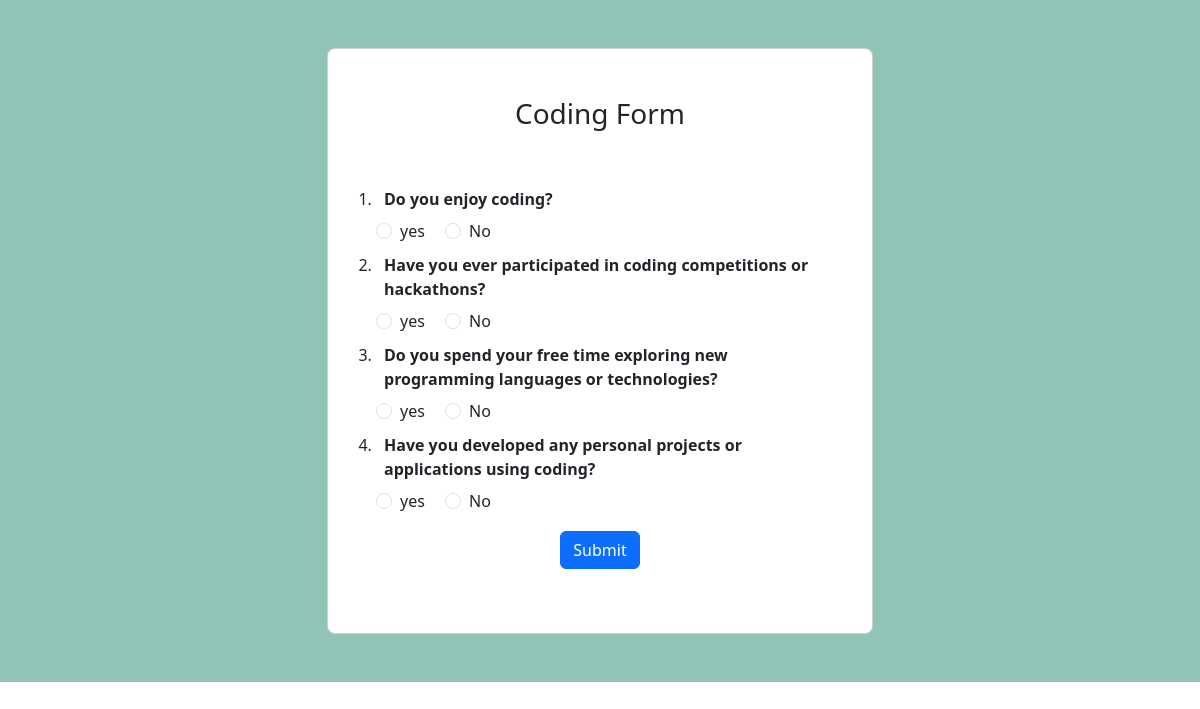
The page /coding/1 on the database its author committed.
### FuturaApp/models.py (models this page shows)
class Coding_question(models.Model):
    question = models.CharField(max_length=250)
    status = models.CharField(max_length=10,null=True)
    def __str__(self):
        return self.question

### FuturaApp/views.py (the view, shortened to what this page needs)
# urls.py: path('coding/<int:id>',views.coding,name='coding'),
def coding(request,id):
    data = Coding_question.objects.all()
    return render(request,'coding_question.html',{'data':data})

### templates/coding_question.html (shortened to what this page needs)
<html lang="en">
{% load static %}
{% load crispy_forms_tags %}
<head>
    <link href="https://cdn.jsdelivr.net/npm/bootstrap@5.3.0/dist/css/bootstrap.min.css" rel="stylesheet"
>
    <link rel="stylesheet" href="{% static 'index.css' %}">
</head>
<body style="height:100%">
<section style="background-color: #8fc4b7;">
    <div class="container py-5 ">
        <div class="row d-flex justify-content-center ">
            <div class="col-lg-8 col-xl-6">
                <div class="card rounded-3" style="position: relative;">
                    <div class="card-body p-4 p-md-5">
                        <h3 class="text-center mb-4 pb-2 pb-md-0 mb-md-5 px-md-2 ">Coding Form</h3>
                        <form method="post">
                            <div class="row">
                                <ol>
                                    {% for i in data %}
                                    <li class="p-2"><strong>{{i}}</strong></li>
                                    <div class="form-check form-check-inline">
                                        <input class="form-check-input" type="radio" name="question_ans_{{i.id}}" id="inlineRadio1" value="yes">
                                        <label class="form-check-label" for="inlineRadio1">yes</label>
                                    </div>
                                    <div class="form-check form-check-inline">
                                        <input class="form-check-input" type="radio" name="question_ans_{{i.id}}" id="inlineRadio2" value="no">
                                        <label class="form-check-label" for="inlineRadio2">No</label>
                                    </div>
                                    {% endfor %}
                                </ol>
                            </div>
                            <div class="text-center">
                                <button type="submit" class="btn btn-primary">Submit</button>
                            </div>
                        </form>
                    </div>
                </div>
            </div>
        </div>
    </div>
</section>
</body>
</html>

### rows shown on the page
Coding_question: question "Do you enjoy coding?"
Coding_question: question "Have you ever participated in coding competitions or hackathons?"
Coding_question: question "Do you spend your free time exploring new programming languages or technologies?"
Coding_question: question "Have you developed any personal projects or applications using coding?"
